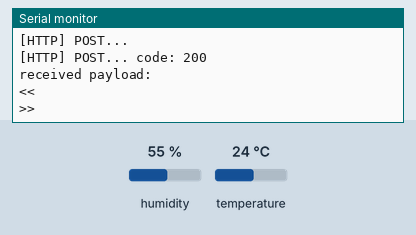
A sketch run on a simulated ESP8266 (NodeMCU). Parts: the last lines printed to the serial monitor. The inputs (shaded band) are chosen by the test bench; at power-on: humidity 55 %, temperature 24 °C. WiFi joins after 1.5 s; servers stay silent unless stated; uploads are accepted with an empty reply.

Above: at 2.7 s.
2.8 s: humidity set to 22 %
At 11.88 s:
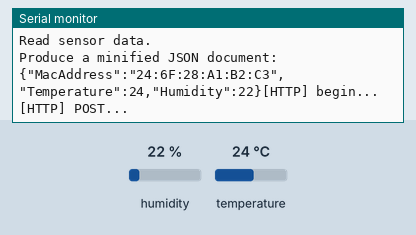
13.0 s: temperature set to 12 °C
At 22.09 s:
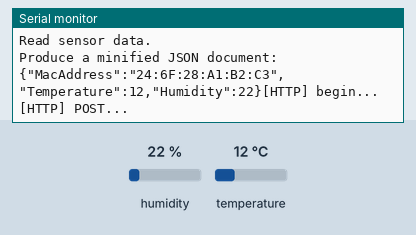
23.2 s: humidity set to 40 %
At 32.3 s:
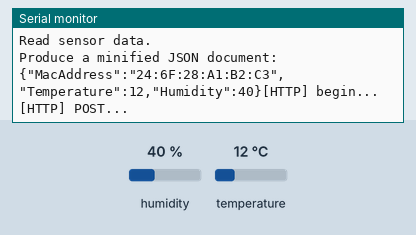

The sketch:

ESP-01S-DHT22-PostHttpClient.ino
```cpp
#include <ESP8266WiFi.h>
#include <ESP8266HTTPClient.h>
#include <DHT.h>
#include <ArduinoJson.h>

#define DHTPIN 2 // DHT11 data pin is connected to ESP8266 pin GPIO1 (TX)
#define DHTTYPE DHT22 // DHT 22 (AM2302)
#define MINIMUM_SAMPLING_PERIOD 2000

#ifndef STASSID
#define STASSID "STASSID"
#define STAPSK  "STAPSK"
#endif

#define SERVER_POST_URL "SERVER_POST_URL"

DHT dht(DHTPIN, DHTTYPE); // Configure DHT library

String macAddress;

const int capacity = JSON_OBJECT_SIZE(8);
StaticJsonDocument<capacity> doc;

void setup() {
  macAddress = WiFi.macAddress();

  Serial.begin(115200);
  Serial.println();
  Serial.println();
  Serial.print("MAC: ");
  Serial.println(macAddress);
  Serial.println();

  // https://github.com/esp8266/Arduino/issues/2186
  WiFi.persistent(false);
  WiFi.mode(WIFI_OFF);
  WiFi.mode(WIFI_STA);
  WiFi.begin(STASSID, STAPSK);

  while (WiFi.status() != WL_CONNECTED) {
    delay(500);
    Serial.print(".");
  }
  Serial.println("");
  Serial.print("Connected! IP address: ");
  Serial.println(WiFi.localIP());

  dht.begin();

  doc["MacAddress"] = macAddress;
}

void loop() {
  // wait for WiFi connection
  if ((WiFi.status() == WL_CONNECTED)) {

    Serial.println("Read sensor data.");

    // Read humidity
    float humidity = dht.readHumidity();

    //Read temperature in degree Celsius
    float temperature = dht.readTemperature();

    // Read temperature as Fahrenheit (isFahrenheit = true)
    float fahrenheitTemperature = dht.readTemperature(true);

    if (isnan(humidity) || isnan(temperature) || isnan(fahrenheitTemperature)) {
      Serial.println("Sensor returned NAN.");
      delay(MINIMUM_SAMPLING_PERIOD);
      return;
    }

    // prepare JSON data
    doc["Temperature"] = temperature;
    doc["Humidity"] = humidity;

    // Produce a minified JSON document
    Serial.println("Produce a minified JSON document: ");
    String jsonOutput;
    serializeJson(doc, jsonOutput);
    Serial.print(jsonOutput);

    Serial.println("[HTTP] begin...");

    WiFiClient client;
    HTTPClient http;

    // configure traged server and url
    http.begin(client, SERVER_POST_URL);
    http.addHeader("Content-Type", "application/json");

    // start connection and send HTTP header and body
    Serial.println("[HTTP] POST...");
    int httpCode = http.POST(jsonOutput);

    // httpCode will be negative on error
    if (httpCode > 0) {
      // HTTP header has been send and Server response header has been handled
      Serial.printf("[HTTP] POST... code: %d\n", httpCode);

      // file found at server
      if (httpCode == HTTP_CODE_OK) {
        const String& payload = http.getString();
        Serial.println("received payload:\n<<");
        Serial.println(payload);
        Serial.println(">>");
      }
    } else {
      Serial.printf("[HTTP] POST... failed, error: %s\n", http.errorToString(httpCode).c_str());
    }

    http.end();
  }

  delay(10000);
}
```

Measured:
- after the input at 2.8 s, the serial monitor: prints a new line after 8.9 s (image 1)
- after the input at 13.0 s, the serial monitor: prints a new line after 8.9 s (image 2)
- after the input at 23.2 s, the serial monitor: prints a new line after 8.9 s (image 3)
